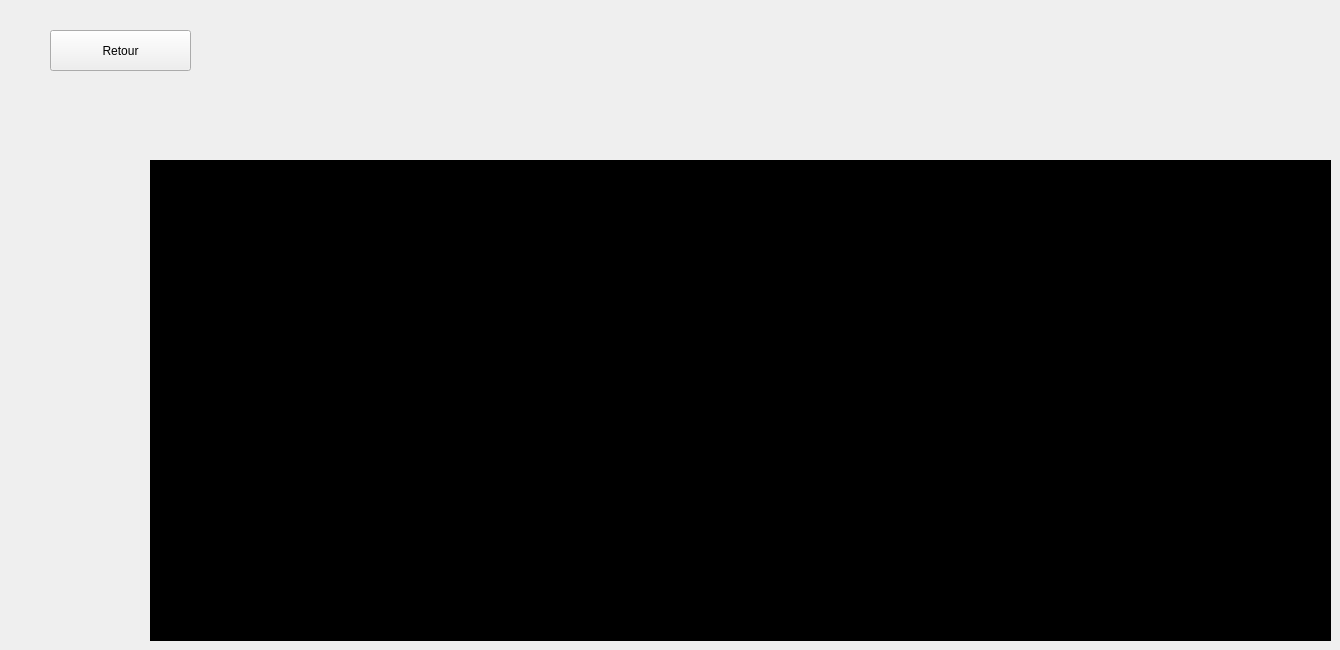
    <widget class="QWidget" name="Statistiques_maintenance">
     <widget class="QFrame" name="F_Statisticc">
      <property name="geometry">
       <rect>
        <x>690</x>
        <y>160</y>
        <width>641</width>
        <height>481</height>
       </rect>
      </property>
      <property name="styleSheet">
       <string notr="true">background: rgb(0, 0, 0,);</string>
      </property>
      <layout class="QHBoxLayout" name="horizontalLayout_2"/>
     </widget>
     <widget class="QPushButton" name="pushButton_9">
      <property name="geometry">
       <rect>
        <x>50</x>
        <y>30</y>
        <width>141</width>
        <height>41</height>
       </rect>
      </property>
      <property name="text">
       <string>Retour</string>
      </property>
     </widget>
     <widget class="QFrame" name="F_Statistic_Nationalite_2">
      <property name="geometry">
       <rect>
        <x>150</x>
        <y>160</y>
        <width>651</width>
        <height>481</height>
       </rect>
      </property>
      <property name="styleSheet">
       <string notr="true">background: rgb(0, 0, 0,);</string>
      </property>
      <widget class="QLabel" name="L_ConfigIntervenant_13">
       <property name="geometry">
        <rect>
         <x>30</x>
         <y>170</y>
         <width>401</width>
         <height>71</height>
        </rect>
       </property>
       <property name="font">
        <font>
         <family>century gothic</family>
         <pointsize>-1</pointsize>
         <weight>75</weight>
         <bold>true</bold>
        </font>
       </property>
       <property name="styleSheet">
        <string notr="true">background: transparent;</string>
       </property>
       <property name="text">
        <string> statestique des equipements</string>
       </property>
      </widget>
      <widget class="QLabel" name="L_ConfigIntervenant_14">
       <property name="geometry">
        <rect>
         <x>78</x>
         <y>240</y>
         <width>251</width>
         <height>71</height>
        </rect>
       </property>
       <property name="font">
        <font>
         <family>century gothic</family>
         <pointsize>-1</pointsize>
         <weight>75</weight>
         <bold>true</bold>
        </font>
       </property>
       <property name="toolTip">
        <string>&lt;html&gt;&lt;head/&gt;&lt;body&gt;&lt;p align=&quot;center&quot;&gt;&lt;br/&gt;&lt;/p&gt;&lt;/body&gt;&lt;/html&gt;</string>
       </property>
       <property name="layoutDirection">
        <enum>Qt::LeftToRight</enum>
       </property>
       <property name="styleSheet">
        <string notr="true">background: transparent;</string>
       </property>
       <property name="text">
        <string>repare ou non-repare</string>
       </property>
      </widget>
     </widget>
     <zorder>pushButton_9</zorder>
     <zorder>F_Statistic_Nationalite_2</zorder>
     <zorder>F_Statisticc</zorder>
    </widget>
